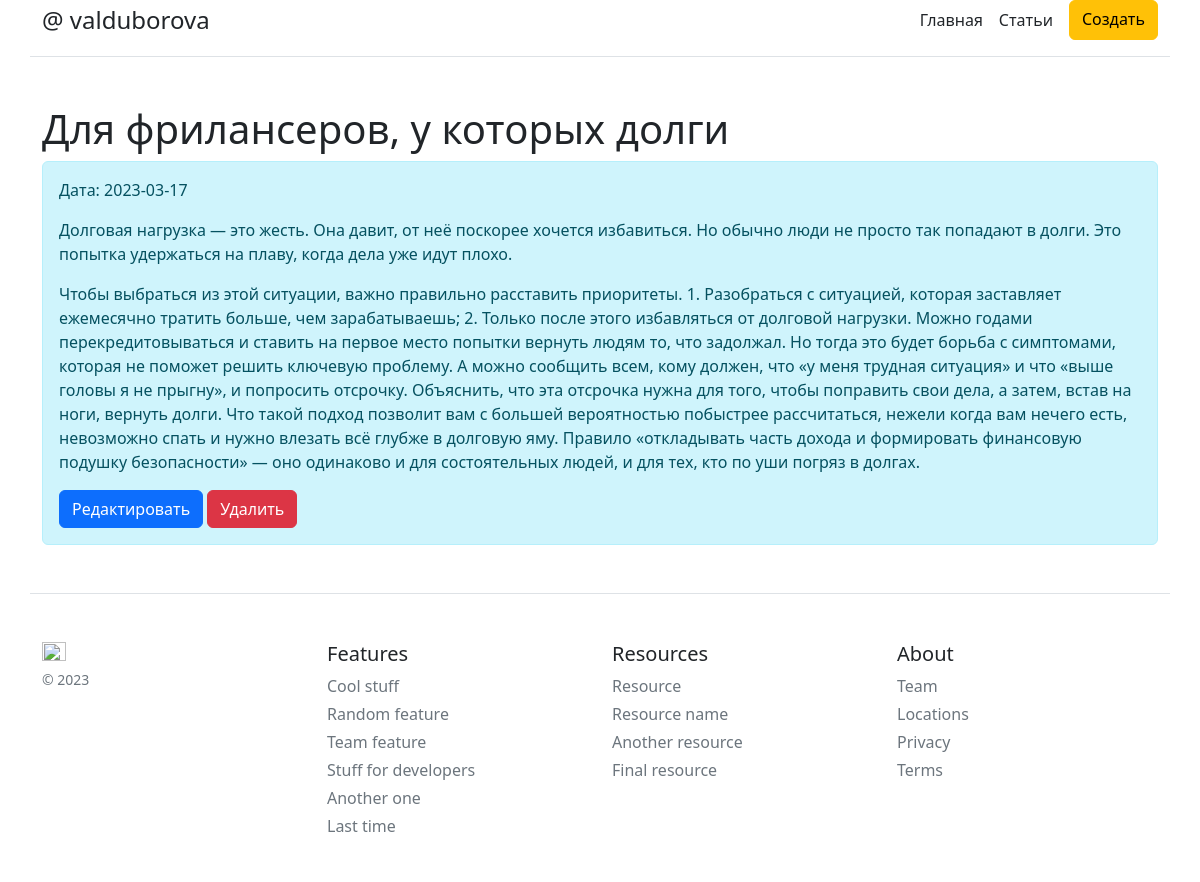
The app's page /posts/5 with its own data.
### models.py (models this page shows)
class Record(Base):
    __tablename__ = "Records"
    id = Column(Integer, primary_key=True)
    title = Column(String(100), nullable=False)
    intro = Column(String(300), nullable=False)
    text = Column(Text, nullable=False)
    date = Column(Date, default=datetime.utcnow)

### app.py (the view)
@app.route('/posts/<int:id>')
def article(id):
    res = db.query(models.Record).get(id)
    return render_template('article.html', rec=res)

### templates/article.html (shortened to what this page needs)
{% extends 'default.html' %}
{% block body %}
<div class="container mt-5">
    <h1>{{rec.title}}</h1>
    <div class="alert alert-info">
        {% if rec.date %}
        <p>Дата: {{ rec.date }}</p>
        {% endif %}
        <p>{{ rec.intro }}</p>
        <p>{{ rec.text }}</p>
        <a href="/posts/{{ rec.id }}/update" class="btn btn-primary">Редактировать</a>
        <a href="/posts/{{ rec.id }}/delete" class="btn btn-danger">Удалить</a>
    </div>
</div>
{% endblock %}

### records on screen
Record: title "Для фрилансеров, у которых долги", date "2023-03-17", intro "Долговая нагрузка — это жесть. Она давит, от неё поскорее хочется избавиться. Но обычно люди не просто так попадают в долги. Это попытка удержаться на плаву, когда дела уже идут плохо.", text "Чтобы выбраться из этой ситуации, важно правильно расставить приоритеты. 1. Разобраться с ситуацией, которая заставляет ежемесячно тратить больше, чем зарабатываешь; 2. Только после этого избавляться от долговой нагрузки. Можно годами перекредитовываться и ставить на первое место попытки вернуть людям то, что задолжал. Но тогда это будет борьба с симптомами, которая не поможет решить ключевую проблему. А можно сообщить всем, кому должен, что «у меня трудная ситуация» и что «выше головы я не прыгну», и попросить отсрочку. Объяснить, что эта отсрочка нужна для того, чтобы поправить свои дела, а затем, встав на ноги, вернуть долги. Что такой подход позволит вам с большей вероятностью побыстрее…"
